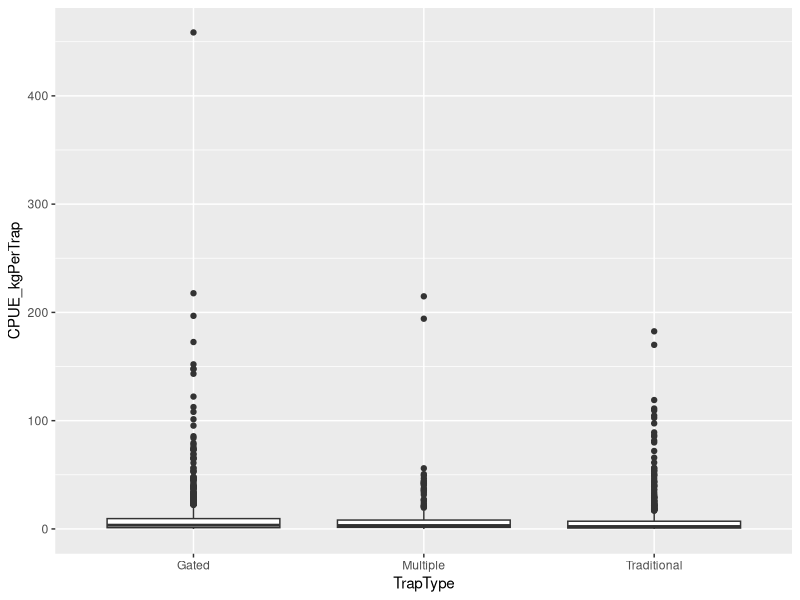
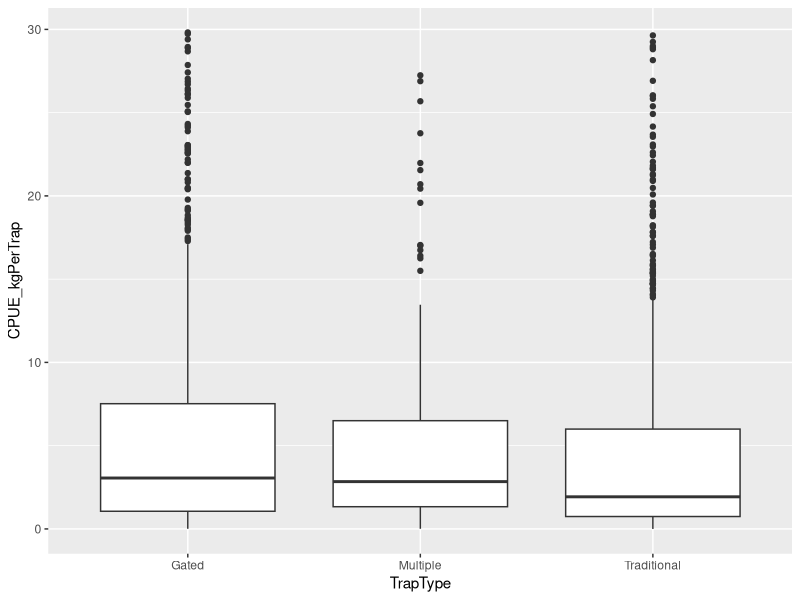
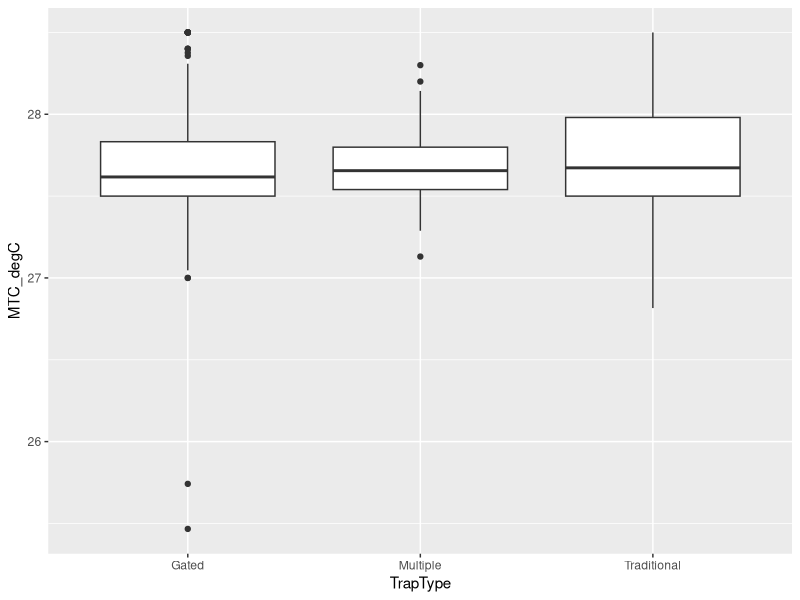
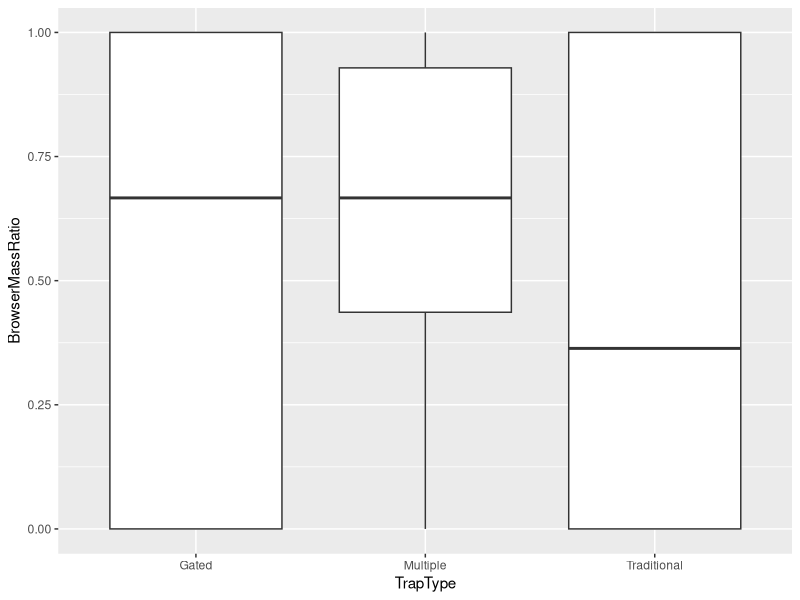
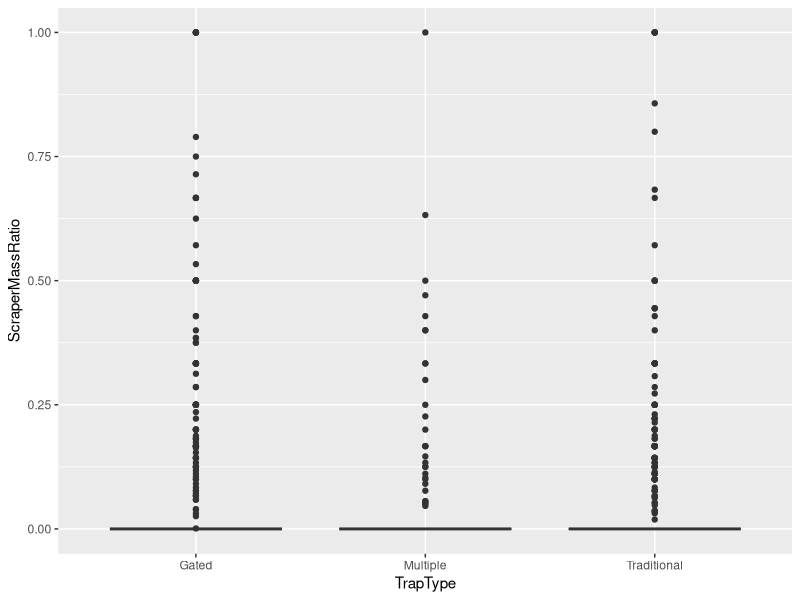
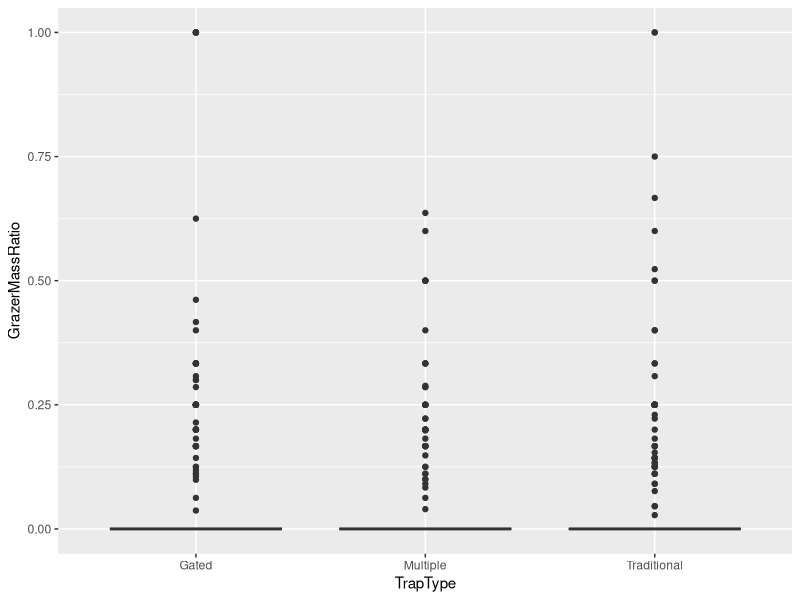
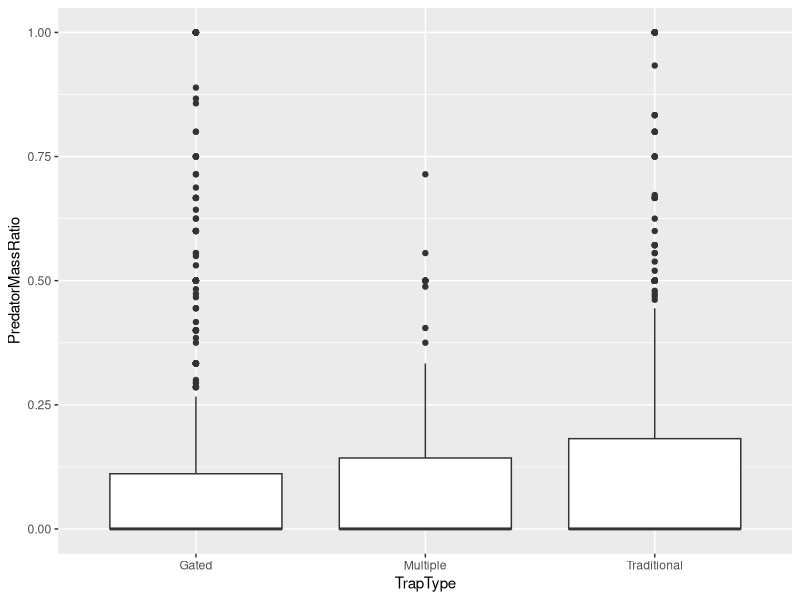
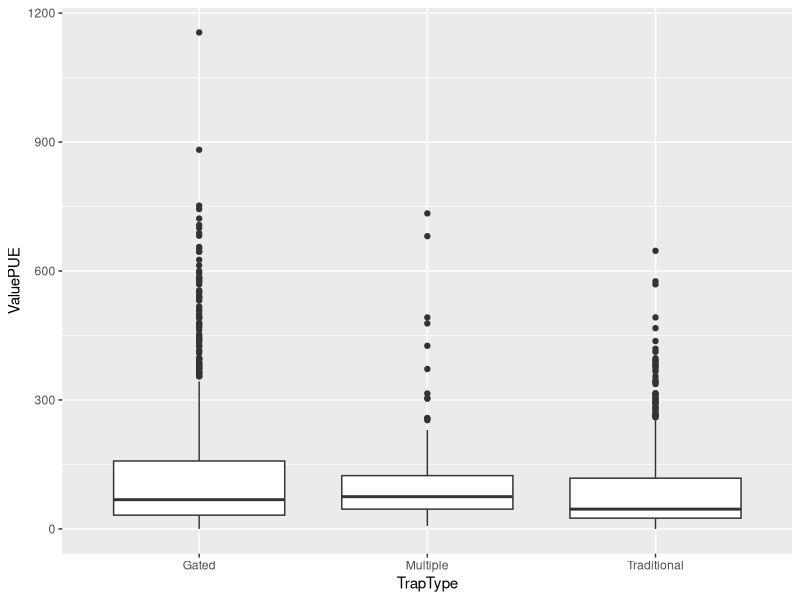

These charts were generated, in order, by the following R code: (Note: this script raises an error after producing the figures.)
##  Escape gaps contribute to ecosystem health and food security in an artisanal coral
##    reef trap fishery.

##  Bryan P. Galligan, S.J. (JENA)
##  Austin Humphries (URI)
##  Maxwell Kodia Azali (WCS)
##  Tim McClanahan (WCS)

## Project TOC:
##    01 Data Cleaning
##    02 Adding Life History Values Using FishLife
##    03 Calculating Functional Diversity Indices
##    04 Data Exploration

## Script Title:
##    04 Data Exploration

## Last update: 18 Apr 22

# This script explores the data to avoid common statistical errors, following the procedures
# outlined by Zuur et al. (2010).

## Script TOC:
##    4.1 Load packages and data




##### 4.1 Load packages and data #####

# Load packages
library(readr)
library(ggplot2)

# Load data
TripData <- read_csv("03_FunctionalDiversity_Out/TripData_GatedTraps_Galligan.csv",
  col_types = cols(...1 = col_skip()))
SpeciesData <- read_csv("02_FishLife_Out/SpeciesData_GatedTraps_Galligan.csv")
CatchData <- read_csv("02_FishLife_Out/CatchData_GatedTraps_Galligan.csv")




##### 4.2 Outliers #####

# CPUE_kgPerTrap
ggplot(data = TripData, mapping = aes(x = TrapType, y = CPUE_kgPerTrap)) +
  geom_boxplot()

# Remove all trips with CPUE greater than 30 kg per trap
TripData_NoOutliers <- subset(TripData, TripData$CPUE_kgPerTrap <= 30)

# CPUE with outliers removed
ggplot(data = TripData_NoOutliers, mapping = aes(x = TrapType, y = CPUE_kgPerTrap)) +
  geom_boxplot()

# MTC_degC
ggplot(data = TripData_NoOutliers, mapping = aes(x = TrapType, y = MTC_degC)) +
  geom_boxplot()

# Additional variables
ggplot(data = TripData_NoOutliers, mapping = aes(x = TrapType, y = BrowserMassRatio)) +
  geom_boxplot()

ggplot(data = TripData_NoOutliers, mapping = aes(x = TrapType, y = ScraperMassRatio)) +
  geom_boxplot()

ggplot(data = TripData_NoOutliers, mapping = aes(x = TrapType, y = GrazerMassRatio)) +
  geom_boxplot()

ggplot(data = TripData_NoOutliers, mapping = aes(x = TrapType, y = PredatorMassRatio)) +
  geom_boxplot()

ggplot(data = TripData_NoOutliers, mapping = aes(x = TrapType, y = ValuePUE)) +
  geom_boxplot()

ggplot(data = TripData_NoOutliers, mapping = aes(x = TrapType, y = MeanLLmat)) +
  geom_boxplot()

ggplot(data = TripData_NoOutliers, mapping = aes(x = TrapType, y = MeanTrophLevel)) +
  geom_boxplot()

ggplot(data = TripData_NoOutliers, mapping = aes(x = TrapType, y = MeanVulnerability)) +
  geom_boxplot()

ggplot(data = TripData_NoOutliers, mapping = aes(x = TrapType, y = FECount)) +
  geom_boxplot()

ggplot(data = TripData_NoOutliers, mapping = aes(x = TrapType, y = FDiv)) +
  geom_boxplot()

ggplot(data = TripData_NoOutliers, mapping = aes(x = TrapType, y = CaPUE)) +
  geom_boxplot()

ggplot(data = TripData_NoOutliers, mapping = aes(x = TrapType, y = FePUE)) +
  geom_boxplot()

ggplot(data = TripData_NoOutliers, mapping = aes(x = TrapType, y = Omega3PUE)) +
  geom_boxplot()

ggplot(data = TripData_NoOutliers, mapping = aes(x = TrapType, y = ProteinPUE)) +
  geom_boxplot()

ggplot(data = TripData_NoOutliers, mapping = aes(x = TrapType, y = VAPUE)) +
  geom_boxplot()

ggplot(data = TripData_NoOutliers, mapping = aes(x = TrapType, y = SePUE)) +
  geom_boxplot()

ggplot(data = TripData_NoOutliers, mapping = aes(x = TrapType, y = ZnPUE)) +
  geom_boxplot()




##### 4.3 Distributions #####

ggplot(data = TripData_NoOutliers, mapping = aes(x = BrowserMassRatio, color = TrapType)) +
  geom_density(alpha = 0.4)

ggplot(data = TripData_NoOutliers, mapping = aes(x = ScraperMassRatio, color = TrapType)) +
  geom_density(alpha = 0.4)

ggplot(data = TripData_NoOutliers, mapping = aes(x = GrazerMassRatio, color = TrapType)) +
  geom_density(alpha = 0.4)

ggplot(data = TripData_NoOutliers, mapping = aes(x = PredatorMassRatio, color = TrapType)) +
  geom_density(alpha = 0.4)

ggplot(data = TripData_NoOutliers, mapping = aes(x = CPUE_kgPerTrap, color = TrapType)) +
  geom_density(alpha = 0.4)

ggplot(data = TripData_NoOutliers, mapping = aes(x = CPUE_DistFromMean, color = TrapType)) +
  geom_density(alpha = 0.4)

ggplot(data = TripData_NoOutliers, mapping = aes(x = ValuePUE, color = TrapType)) +
  geom_density(alpha = 0.4)

ggplot(data = TripData_NoOutliers, mapping = aes(x = MeanLLmat, color = TrapType)) +
  geom_density(alpha = 0.4)

ggplot(data = TripData_NoOutliers, mapping = aes(x = MeanTrophLevel, color = TrapType)) +
  geom_density(alpha = 0.4)

ggplot(data = TripData_NoOutliers, mapping = aes(x = MeanVulnerability, color = TrapType)) +
  geom_density(alpha = 0.4)

ggplot(data = TripData_NoOutliers, mapping = aes(x = MTC_degC, color = TrapType)) +
  geom_density(alpha = 0.4)

ggplot(data = TripData_NoOutliers, mapping = aes(x = FECount, color = TrapType)) +
  geom_density(alpha = 0.4)

ggplot(data = TripData_NoOutliers, mapping = aes(x = FDiv, color = TrapType)) +
  geom_density(alpha = 0.4)

ggplot(data = TripData_NoOutliers, mapping = aes(x = CaConc_mgPer100g, color = TrapType)) +
  geom_density(alpha = 0.4)

ggplot(data = TripData_NoOutliers, mapping = aes(x = FeConc_mgPer100g, color = TrapType)) +
  geom_density(alpha = 0.4)

ggplot(data = TripData_NoOutliers, mapping = aes(x = Omega3Conc_gPer100g, color = TrapType)) +
  geom_density(alpha = 0.4)

ggplot(data = TripData_NoOutliers, mapping = aes(x = ProteinConc_gPer100g, color = TrapType)) +
  geom_density(alpha = 0.4)

ggplot(data = TripData_NoOutliers, mapping = aes(x = VAConc_ugPer100g, color = TrapType)) +
  geom_density(alpha = 0.4)

ggplot(data = TripData_NoOutliers, mapping = aes(x = SeConc_ugPer100g, color = TrapType)) +
  geom_density(alpha = 0.4)

ggplot(data = TripData_NoOutliers, mapping = aes(x = ZnConc_ugPer100g, color = TrapType)) +
  geom_density(alpha = 0.4)
